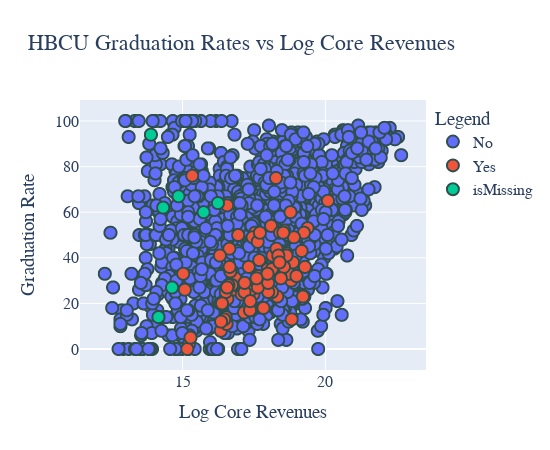

The notebook cell saved with this chart:
### Code cell
fig = px.scatter(
    x=np.log(df['Core_Expenses']), y=df[total], color=df[hbcu], title="HBCU Graduation Rates vs Core Revenues",
    hover_name=df['Institution Name']
)

fig.update_layout(
    title="HBCU Graduation Rates vs Log Core Revenues",
    xaxis_title="Log Core Revenues",
    yaxis_title="Graduation Rate",
    legend_title="Legend",
    height=450,
    width=550,
    font=dict(
        family="Courier New, monospace",
        size=16,
    )
)

fig.update_traces(marker=dict(size=12,
                              line=dict(width=2,
                                        color='DarkSlateGrey')),
                  selector=dict(mode='markers'))

### Figure 1 — Plotly figure (JSON) as saved in the notebook; plotly's stock layout.template omitted (floating-point values rounded to 4 significant figures; data arrays with more than 128 entries replaced by an {"elided": "..."} marker saying what was removed)
{"data": [{"hovertemplate": "<b>%{hovertext}</b><br><br>color=No<br>x=%{x}<br>y=%{y}<extra></extra>", "hovertext": {"elided": "2220 str values"}, "legendgroup": "No", "marker": {"color": "#636efa", "line": {"color": "DarkSlateGrey", "width": 2}, "size": 12, "symbol": "circle"}, "mode": "markers", "name": "No", "showlegend": true, "type": "scattergl", "x": {"elided": "2220 float values"}, "xaxis": "x", "y": {"elided": "2220 int values"}, "yaxis": "y"}, {"hovertemplate": "<b>%{hovertext}</b><br><br>color=Yes<br>x=%{x}<br>y=%{y}<extra></extra>", "hovertext": ["Alabama A & M University", "Alabama State University", "Albany State University", "Alcorn State University", "Allen University", "American Baptist College", "Arkansas Baptist College", "Benedict College", "Bennett College", "Bethune-Cookman University", "Bluefield State College", "Bowie State University", "Central State University", "Cheyney University of Pennsylvania", "Claflin University", "Clark Atlanta University", "Clinton College", "Coppin State University", "Delaware State University", "Dillard University", "Edward Waters College", "Elizabeth City State University", "Fayetteville State University", "Fisk University", "Florida Agricultural and Mechanical University", "Florida Memorial University", "Fort Valley State University", "Grambling State University", "Hampton University", "Harris-Stowe State University", "Howard University", "Huston-Tillotson University", "Jackson State University", "Jarvis Christian College", "Johnson C Smith University", "Kentucky State University", "Lane College", "Langston University", "Le Moyne-Owen College", "Lincoln University", "Lincoln University", "Livingstone College", "Miles College", "Mississippi Valley State University", "Morehouse College", "Morgan State University", "Morris College", "Norfolk State University", "North Carolina A & T State University", "North Carolina Central University", "Oakwood University", "Paine College", "Paul Quinn College", "Philander Smith College", "Prairie View A & M University", "Rust College", "Saint Augustine's University", "Savannah State University", "Selma University", "Shaw University", "Simmons College of Kentucky", "South Carolina State University", "Southern University and A & M College", "Southern University at New Orleans", "Southwestern Christian College", "Spelman College", "Stillman College", "Talladega College", "Tennessee State University", "Texas College", "Texas Southern University", "Tougaloo College", "Tuskegee University", "University of Arkansas at Pine Bluff", "University of Maryland Eastern Shore", "University of the District of Columbia", "University of the Virgin Islands", "Virginia State University", "Virginia Union University", "Virginia University of Lynchburg", "Voorhees College", "West Virginia State University", "Wilberforce University", "Wiley College", "Winston-Salem State University", "Xavier University of Louisiana"], "legendgroup": "Yes", "marker": {"color": "#EF553B", "line": {"color": "DarkSlateGrey", "width": 2}, "size": 12, "symbol": "circle"}, "mode": "markers", "name": "Yes", "showlegend": true, "type": "scattergl", "x": [18.81, 18.72, 18.31, 18.15, 16.49, 15.02, 16.34, 17.48, 16.56, 17.98, 16.85, 18.43, 17.7, 17.4, 17.67, 18.29, 15.34, 18.13, 18.65, 17.54, 16.76, 17.69, 18.42, 16.95, 19.37, 17.32, 18.14, 17.98, 18.78, 17.43, 20.09, 16.73, 18.87, 16.54, 17.45, 18.0, 16.57, 17.83, 16.51, 17.64, 17.63, 17.07, 17.17, 17.64, 18.1, 19.17, 16.51, 18.55, 19.25, 18.9, 17.71, 16.46, 16.31, 16.64, 19.28, 16.61, 17.15, 18.0, 15.22, 17.36, 15.17, 18.13, 18.64, 17.37, 15.08, 18.27, 16.56, 16.67, 18.99, 16.35, 19.21, 16.95, 18.56, 17.98, 18.35, 18.82, 18.44, 18.39, 17.17, 15.28, 16.31, 17.59, 16.38, 16.65, 18.41, 18.53], "xaxis": "x", "y": [30, 33, 23, 41, 22, 33, 8, 24, 63, 33, 31, 43, 28, 26, 51, 44, 76, 25, 42, 51, 26, 39, 34, 50, 53, 36, 35, 35, 60, 17, 65, 28, 38, 11, 49, 25, 22, 18, 14, 27, 47, 24, 25, 32, 54, 43, 25, 36, 51, 49, 51, 13, 20, 44, 36, 28, 16, 29, 2, 17, 0, 35, 41, 21, 26, 75, 27, 34, 32, 12, 23, 50, 52, 33, 41, 13, 31, 38, 29, 5, 41, 31, 20, 36, 51, 51], "yaxis": "y"}, {"hovertemplate": "<b>%{hovertext}</b><br><br>color=isMissing<br>x=%{x}<br>y=%{y}<extra></extra>", "hovertext": ["American College of the Building Arts", "California International Business University", "Faith Theological Seminary and Christian College", "Keser Torah-Mayan Hatalmud", "Northwestern Polytechnic University", "Patrick Henry College", "Southeastern Free Will Baptist Bible College", "Southwestern Baptist Theological Seminary", "Urshan College"], "legendgroup": "isMissing", "marker": {"color": "#00cc96", "line": {"color": "DarkSlateGrey", "width": 2}, "size": 12, "symbol": "circle"}, "mode": "markers", "name": "isMissing", "showlegend": true, "type": "scattergl", "x": [14.86, 13.89, null, 14.16, 15.74, 16.24, 14.32, null, 14.63], "xaxis": "x", "y": [67, 94, 84, 14, 60, 64, 62, 33, 27], "yaxis": "y"}], "layout": {"font": {"family": "Courier New, monospace", "size": 16}, "height": 450, "legend": {"title": {"text": "Legend"}, "tracegroupgap": 0}, "title": {"text": "HBCU Graduation Rates vs Log Core Revenues"}, "width": 550, "xaxis": {"anchor": "y", "domain": [0, 1], "title": {"text": "Log Core Revenues"}}, "yaxis": {"anchor": "x", "domain": [0, 1], "title": {"text": "Graduation Rate"}}}}
